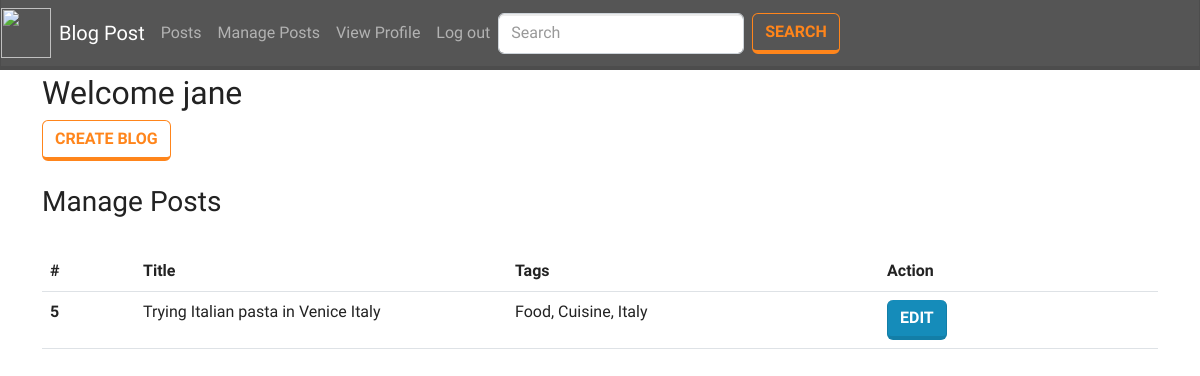
Page /dashboard.php (signed in) on the earlier database version.
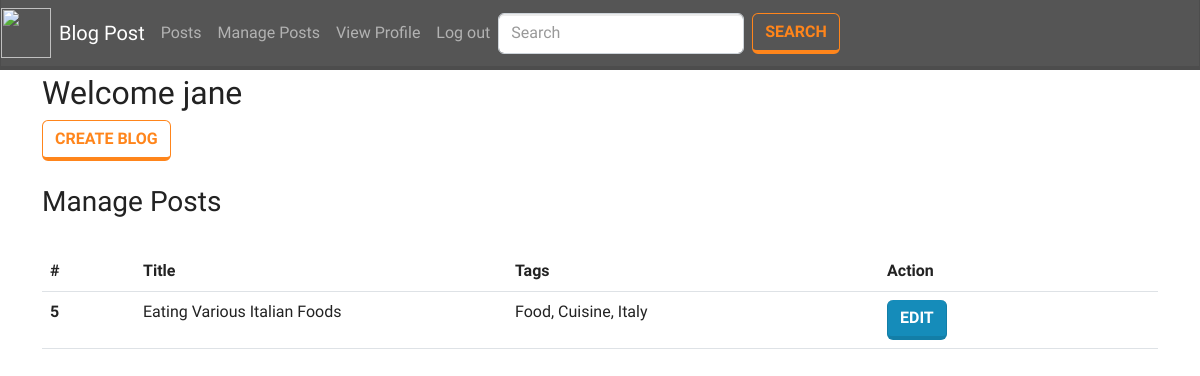
Same page on the later database version.
### tables this page shows
CREATE TABLE `blogs` (
  `id` int(11) NOT NULL,
  `author_id` int(11) NOT NULL,
  `title` varchar(255) NOT NULL,
  `body` longtext NOT NULL,
  `tags` varchar(255) NOT NULL,
  `date_created` datetime NOT NULL
);

### includes/functions.php (called while the page is built, shortened)
<?php
function getPosts(){
    $id = $_SESSION['id'];
    $q = "SELECT b.id as `bid`, b.author_id, b.title, b.body, b.tags, b.date_created, u.id, u.first_name, u.middle_name, u.last_name, u.email, u.image  FROM blogs b INNER JOIN users u ON b.author_id = u.id WHERE author_id = $id";
    $result = mysqli_query($_SESSION['conn'], $q);
    $temp = array();
    while ($row = $result->fetch_assoc()) {
        $temp[] = $row;
    }
    return $temp;
}

### dashboard.php (the view, shortened to what this page needs)
<?php include('components/header.php'); ?>
<div class="container mt-1">
<?php if($_SESSION['is_admin'] == 1){ ?>
    <h2>Welcome <?= $_SESSION['first_name']?></h2>
    <br>
    <br>
    <h3>Bloggers Stats</h3>
    <br>
    <table class="table">
    <thead>
        <tr>
            <th class="col-1">#</th>
            <th class="col-4">Name</th>
            <th class="col-4">Blogs</th>
        </tr>
    </thead>
    <tbody>
    <?php foreach(getUserStat() as $res) {?>
    <tr>
        <th scope="row"><?= $res['uid']?></th>
        <td><?= $res['first_name'] . ' ' . $res['last_name']?></td>
        <td><?= $res['post']?></td>
    </tr>
    <?php } ?>
    </tbody>
    </table>
    <?php }elseif(isset($_SESSION['id']) && $_SESSION['is_active'] == 1){ ?>
        <h2>Welcome <?= $_SESSION['first_name']?></h2>
        <a class="btn btn-outline-warning" href="create_post.php">Create Blog</a>
        <br>
        <br>
        <h3>Manage Posts</h3>
        <br>
        <table class="table">
        <thead>
            <tr>
                <th class="col-1">#</th>
                <th class="col-4">Title</th>
                <th class="col-4">Tags</th>
                <th class="col-4">Action</th>
            </tr>
        </thead>
        <tbody>
        <?php foreach(getPosts() as $res) {?>
        <tr>
            <th scope="row"><?= $res['bid']?></th>
            <td><?= $res['title']?></td>
            <td><?= $res['tags']?></td>
            <td><a class="btn btn-primary" href="edit_post.php?id=<?= $res['bid']?>">Edit</a> </td>
        </tr>
        <?php } ?>
        </tbody>
        </table>
        <br>
    <?php }else{ ?>
        <h2>Account is Currently Deactivated. Please Contact the Admin!</h2>
    <?php } ?>
</div>
<?php include('components/footer.php'); ?>

Differences in the rows shown:
changed blogs "Food, Cuisine, Italy": title "Trying Italian pasta in Venice Italy" → "Eating Various Italian Foods"
